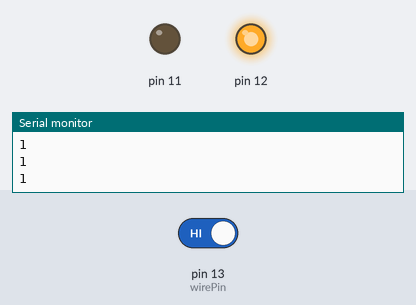
A sketch run on a simulated Arduino Uno, built with avr-gcc and run on an emulated ATmega328P. Shown: output pins drawn as LEDs (lit = HIGH), the last lines printed to the serial monitor. The inputs (shaded band) are chosen by the test bench; at power-on: pin 13 (wirePin) HIGH.

Above: at 1.2 s.
1.3 s: pin 13 (wirePin) driven LOW
At 1.7 s:
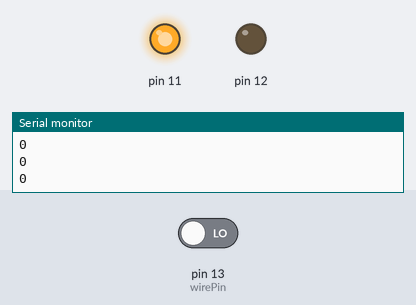
2.9 s: pin 13 (wirePin) driven HIGH
At 4.2 s:
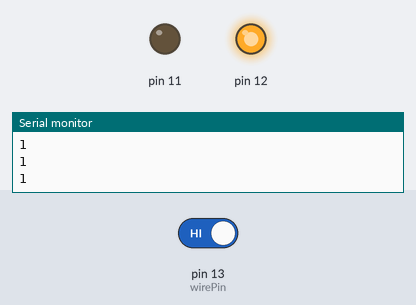
Timing chart, 0 to 5.9 s (numbered marks = the images above; inputs shaded):
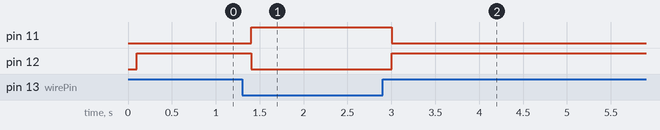

The sketch:

LogicProbe.ino
```cpp
int wirePin = 13;

void setup() {
  Serial.begin(57600);
  pinMode(wirePin, INPUT);
  pinMode(12, OUTPUT);
  pinMode(11, OUTPUT);
}

void loop() {
  int wireState = digitalRead(wirePin);
  Serial.println(wireState);
  delay(100);

  if(wireState == 0){
    digitalWrite(12, LOW);
    digitalWrite(11, HIGH);
  }

  else if (wireState == 1){
    digitalWrite(12, HIGH);
    digitalWrite(11, LOW);
  }
}
```

Measured:
- after the input at 1.3 s, pin 11: LOW → HIGH after 0.10 s; pin 12: HIGH → LOW after 0.10 s
- after the input at 2.9 s, pin 11: HIGH → LOW after 0.10 s; pin 12: LOW → HIGH after 0.10 s
